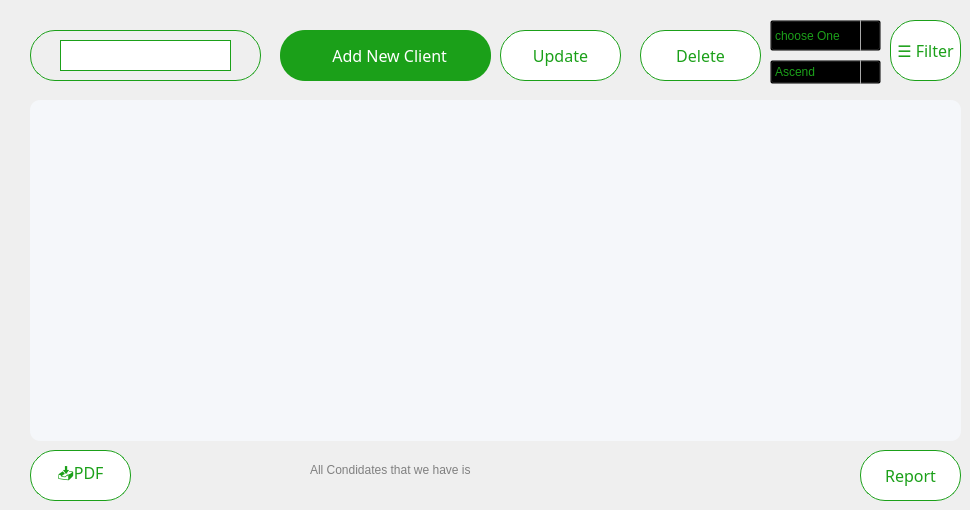
     <widget class="QWidget" name="principale">
      <widget class="QGroupBox" name="search_11">
       <property name="geometry">
        <rect>
         <x>30</x>
         <y>30</y>
         <width>231</width>
         <height>51</height>
        </rect>
       </property>
       <property name="font">
        <font>
         <family>Lexend Light</family>
        </font>
       </property>
       <property name="styleSheet">
        <string notr="true">border-radius:25px;
border-color: rgb(27, 160, 25);
border-width : 1.2px;
border-style:solid;
background-color:#FBFBFBf;</string>
       </property>
       <property name="title">
        <string/>
       </property>
       <property name="alignment">
        <set>Qt::AlignLeading|Qt::AlignLeft|Qt::AlignTop</set>
       </property>
       <property name="flat">
        <bool>false</bool>
       </property>
       <property name="checkable">
        <bool>false</bool>
       </property>
       <widget class="QLineEdit" name="recherche">
        <property name="geometry">
         <rect>
          <x>30</x>
          <y>10</y>
          <width>171</width>
          <height>31</height>
         </rect>
        </property>
        <property name="font">
         <font>
          <pointsize>14</pointsize>
         </font>
        </property>
        <property name="styleSheet">
         <string notr="true">border-radius:0px;
border-color: rgb(27, 160, 25);
border-width : 0x;
background-color:#FBFBFBf;;</string>
        </property>
        <property name="inputMask">
         <string/>
        </property>
        <property name="text">
         <string/>
        </property>
        <property name="echoMode">
         <enum>QLineEdit::Normal</enum>
        </property>
       </widget>
       <widget class="QLabel" name="search_icon_7">
        <property name="geometry">
         <rect>
          <x>10</x>
          <y>15</y>
          <width>21</width>
          <height>21</height>
         </rect>
        </property>
        <property name="styleSheet">
         <string notr="true">background:none;
border-radius: 20px;
border: 1px solid;
border-color:none;
</string>
        </property>
        <property name="text">
         <string/>
        </property>
        <property name="pixmap">
         <pixmap resource="resources.qrc">:/images/Icon.png</pixmap>
        </property>
        <property name="scaledContents">
         <bool>true</bool>
        </property>
       </widget>
      </widget>
      <widget class="QPushButton" name="ajout">
       <property name="geometry">
        <rect>
         <x>280</x>
         <y>30</y>
         <width>211</width>
         <height>51</height>
        </rect>
       </property>
       <property name="styleSheet">
        <string notr="true">*{
background:#1ba019;
border-radius:25px;
color:white;
font-family: Lexend;
font-size:16px;
}
QPushButton:hover
{
background:#00b521;
color:white;
border-left:3px solid #1BA019 ; 
border-color:none;
border-radius:25px;




}
QPushButton:pressed
{
background:#013220;
color:black;
border-radius:25px;
color:white;
font-family: Lexend;
font-size:16px;
border-radius:10px;
border-left:3.5px solid #1BA019 ; 


/*background: qlineargradient(x1: 0, y1: 0, x2: 0, y2: 1,
                                stop: 0 #ffffff, stop: 1 #dcdcdc);*/
}</string>
       </property>
       <property name="text">
        <string>  Add New Client</string>
       </property>
       <property name="icon">
        <iconset>
         <normalon>:/images/add-circle.png</normalon>
        </iconset>
       </property>
       <property name="iconSize">
        <size>
         <width>200</width>
         <height>200</height>
        </size>
       </property>
       <property name="autoRepeatInterval">
        <number>100</number>
       </property>
      </widget>
      <widget class="QPushButton" name="update">
       <property name="geometry">
        <rect>
         <x>500</x>
         <y>30</y>
         <width>121</width>
         <height>51</height>
        </rect>
       </property>
       <property name="styleSheet">
        <string notr="true">*{
border-radius:25px;
color:#1ba019;
font-family: Lexend;
font-size:16px;
border-color: rgb(27, 160, 25);
border-width : 1.2px;
border-style:solid;
background-color:white;
}
QPushButton:hover
{
background:white;
color:#00b521;
border-left:3px solid #00b521 ; 
border-color:none;
border-radius:25px;
}
QPushButton:pressed
{
background:#013220;
color:#1ba019;
border-radius:25px;
font-family: Lexend;
font-size:16px;
border-left:3.2px solid #1BA019 ; 


/*background: qlineargradient(x1: 0, y1: 0, x2: 0, y2: 1,
                                stop: 0 #ffffff, stop: 1 #dcdcdc);*/
}</string>
       </property>
       <property name="text">
        <string>Update</string>
       </property>
       <property name="iconSize">
        <size>
         <width>200</width>
         <height>200</height>
        </size>
       </property>
       <property name="autoRepeatInterval">
        <number>100</number>
       </property>
      </widget>
      <widget class="QPushButton" name="selectid">
       <property name="geometry">
        <rect>
         <x>640</x>
         <y>30</y>
         <width>121</width>
         <height>51</height>
        </rect>
       </property>
       <property name="styleSheet">
        <string notr="true">*{
border-radius:25px;
color:#1ba019;
font-family: Lexend;
font-size:16px;
border-color: rgb(27, 160, 25);
border-width : 1.2px;
border-style:solid;
background-color:white;
}
QPushButton:hover
{
background:white;
color:#00b521;
border-left:3px solid #00b521 ; 
border-color:none;
border-radius:25px;
}
QPushButton:pressed
{
background:#013220;
color:#1ba019;
border-radius:25px;
font-family: Lexend;
font-size:16px;
border-left:3.2px solid #1BA019 ; 


/*background: qlineargradient(x1: 0, y1: 0, x2: 0, y2: 1,
                                stop: 0 #ffffff, stop: 1 #dcdcdc);*/
}</string>
       </property>
       <property name="text">
        <string>Delete</string>
       </property>
       <property name="iconSize">
        <size>
         <width>200</width>
         <height>200</height>
        </size>
       </property>
       <property name="autoRepeatInterval">
        <number>100</number>
       </property>
      </widget>
      <widget class="QTableView" name="tableView">
       <property name="geometry">
        <rect>
         <x>30</x>
         <y>100</y>
         <width>931</width>
         <height>341</height>
        </rect>
       </property>
       <property name="styleSheet">
        <string notr="true">QTableView {
    border: none;
	background-color: #F5F7FA; /* Light gray */
border-radius:10px;
}
QHeaderView::section {
    background-color: #1ba019; 
    color: white;
    font: 500 12pt &quot;Lexend Medium&quot;;
    padding: 6px;
	border-radius:2px;
    padding-left: 10px; 
}

QScrollBar:vertical {
    border: none;
    background:  #1ba019;;
    width: 12px;
}
QScrollBar::add-page:vertical {
    background:  #F5F7FA;}
QScrollBar::sub-page:vertical {
    background: #F5F7FA;}</string>
       </property>
      </widget>
      <widget class="QLabel" name="cb">
       <property name="geometry">
        <rect>
         <x>580</x>
         <y>460</y>
         <width>63</width>
         <height>20</height>
        </rect>
       </property>
       <property name="styleSheet">
        <string notr="true">color:rgb(0, 0, 0);
font: 12pt &quot;Segoe UI Historic&quot;;
font: 900 12pt &quot;Segoe UI&quot;;</string>
       </property>
       <property name="text">
        <string/>
       </property>
      </widget>
      <widget class="QLabel" name="label_5">
       <property name="geometry">
        <rect>
         <x>310</x>
         <y>460</y>
         <width>271</width>
         <height>20</height>
        </rect>
       </property>
       <property name="styleSheet">
        <string notr="true">font: 12pt &quot;Segoe UI&quot;;
color:grey;</string>
       </property>
       <property name="text">
        <string>All Condidates that we have is </string>
       </property>
      </widget>
      <widget class="QPushButton" name="pdf">
       <property name="geometry">
        <rect>
         <x>30</x>
         <y>450</y>
         <width>101</width>
         <height>51</height>
        </rect>
       </property>
       <property name="styleSheet">
        <string notr="true">*{
border-radius:25px;
color:#1ba019;
font-family: Lexend;
font-size:16px;
border-color: rgb(27, 160, 25);
border-width : 1.2px;
border-style:solid;
background-color:white;
}
QPushButton:hover
{
background:white;
color:#00b521;
border-left:3px solid #00b521 ; 
border-color:none;
border-radius:25px;
}
QPushButton:pressed
{
background:#013220;
color:#1ba019;
border-radius:25px;
font-family: Lexend;
font-size:16px;
border-left:3.2px solid #1BA019 ; 


/*background: qlineargradient(x1: 0, y1: 0, x2: 0, y2: 1,
                                stop: 0 #ffffff, stop: 1 #dcdcdc);*/
}</string>
       </property>
       <property name="text">
        <string>📥PDF</string>
       </property>
      </widget>
      <widget class="QComboBox" name="cbb">
       <property name="geometry">
        <rect>
         <x>770</x>
         <y>60</y>
         <width>111</width>
         <height>24</height>
        </rect>
       </property>
       <property name="styleSheet">
        <string notr="true">QComboBox {
color:#1ba019;
background-color:transparent;
}
QComboBox::drop-down {
       border: none;
       background: transparent;
       width: 0px;
    }
QComboBox::drop-down {
    subcontrol-origin: padding;
    subcontrol-position: top right;
    border-left-width: 1px;
    border-left-color: darkgray;
    border-left-style: solid; /* just a single line */
    border-top-right-radius: 3px; /* same radius as the QComboBox */
    border-bottom-right-radius: 3px;
}
</string>
       </property>
       <item>
        <property name="text">
         <string>Ascend</string>
        </property>
       </item>
       <item>
        <property name="text">
         <string>Descend</string>
        </property>
       </item>
      </widget>
      <widget class="QPushButton" name="trier">
       <property name="geometry">
        <rect>
         <x>890</x>
         <y>20</y>
         <width>71</width>
         <height>61</height>
        </rect>
       </property>
       <property name="styleSheet">
        <string notr="true">*{
border-radius:25px;
color:#1ba019;
font-family: Lexend;
font-size:16px;
border-color: rgb(27, 160, 25);
border-width : 1.2px;
border-style:solid;
background-color:white;
}
QPushButton:hover
{
background:white;
color:#00b521;
border-left:3px solid #00b521 ; 
border-color:none;
border-radius:25px;
}
QPushButton:pressed
{
background:#013220;
color:#1ba019;
border-radius:25px;
font-family: Lexend;
font-size:16px;
border-left:3.2px solid #1BA019 ; 


/*background: qlineargradient(x1: 0, y1: 0, x2: 0, y2: 1,
                                stop: 0 #ffffff, stop: 1 #dcdcdc);*/
}</string>
       </property>
       <property name="text">
        <string>☰ Filter</string>
       </property>
      </widget>
      <widget class="QComboBox" name="choose">
       <property name="geometry">
        <rect>
         <x>770</x>
         <y>20</y>
         <width>111</width>
         <height>31</height>
        </rect>
       </property>
       <property name="styleSheet">
        <string notr="true">QComboBox {
color:#1ba019;
background-color:transparent;
}
QComboBox::drop-down {
       border: none;
       background: transparent;
       width: 0px;
    }
QComboBox::drop-down {
    subcontrol-origin: padding;
    subcontrol-position: top right;
    border-left-width: 1px;
    border-left-color: darkgray;
    border-left-style: solid; /* just a single line */
    border-top-right-radius: 3px; /* same radius as the QComboBox */
    border-bottom-right-radius: 3px;
}
</string>
       </property>
       <item>
        <property name="text">
         <string>choose One</string>
        </property>
       </item>
       <item>
        <property name="text">
         <string>Client id</string>
        </property>
       </item>
       <item>
        <property name="text">
         <string>Name</string>
        </property>
       </item>
       <item>
        <property name="text">
         <string>Phone Number</string>
        </property>
       </item>
       <item>
        <property name="text">
         <string>Adresse</string>
        </property>
       </item>
       <item>
        <property name="text">
         <string>E-mail</string>
        </property>
       </item>
       <item>
        <property name="text">
         <string>Total Orders</string>
        </property>
       </item>
      </widget>
      <widget class="QPushButton" name="send">
       <property name="geometry">
        <rect>
         <x>860</x>
         <y>450</y>
         <width>101</width>
         <height>51</height>
        </rect>
       </property>
       <property name="styleSheet">
        <string notr="true">*{
border-radius:25px;
color:#1ba019;
font-family: Lexend;
font-size:16px;
border-color: rgb(27, 160, 25);
border-width : 1.2px;
border-style:solid;
background-color:white;
}
QPushButton:hover
{
background:white;
color:#00b521;
border-left:3px solid #00b521 ; 
border-color:none;
border-radius:25px;
}
QPushButton:pressed
{
background:#013220;
color:#1ba019;
border-radius:25px;
font-family: Lexend;
font-size:16px;
border-left:3.2px solid #1BA019 ; 


/*background: qlineargradient(x1: 0, y1: 0, x2: 0, y2: 1,
                                stop: 0 #ffffff, stop: 1 #dcdcdc);*/
}</string>
       </property>
       <property name="text">
        <string>Report</string>
       </property>
      </widget>
     </widget>
